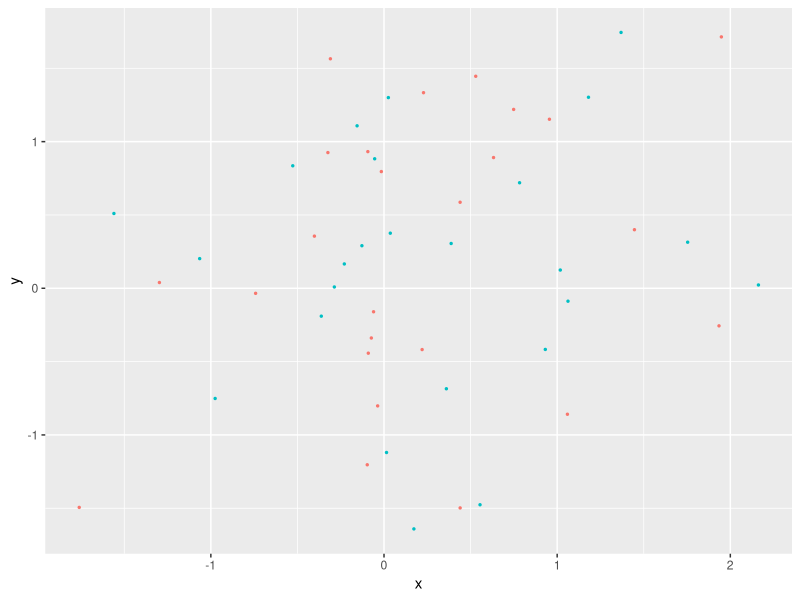
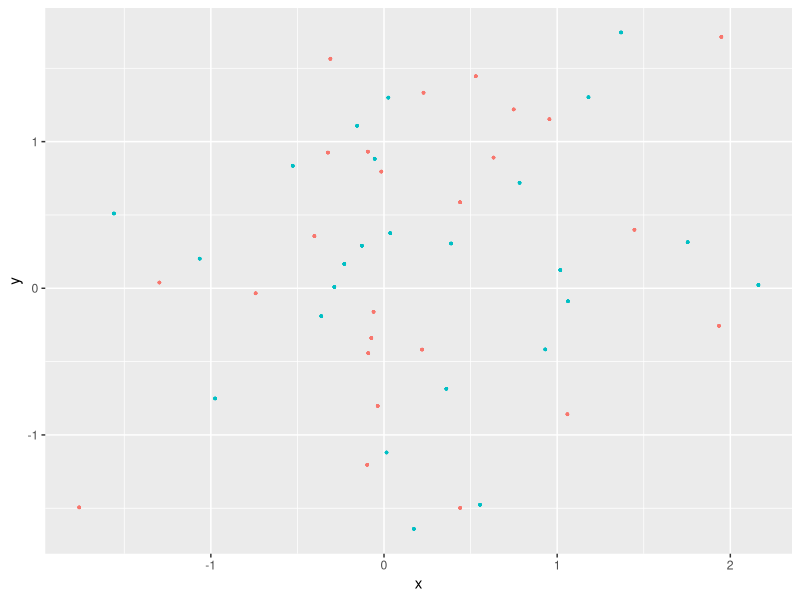
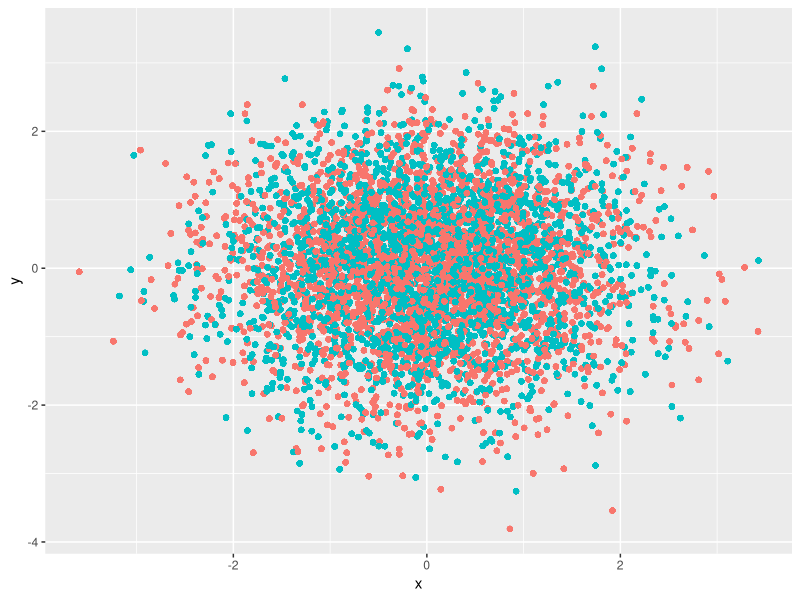
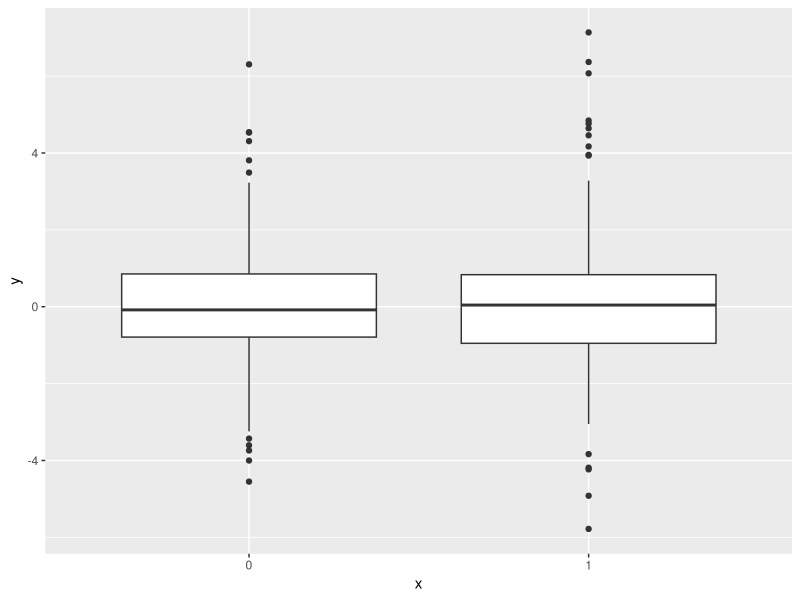
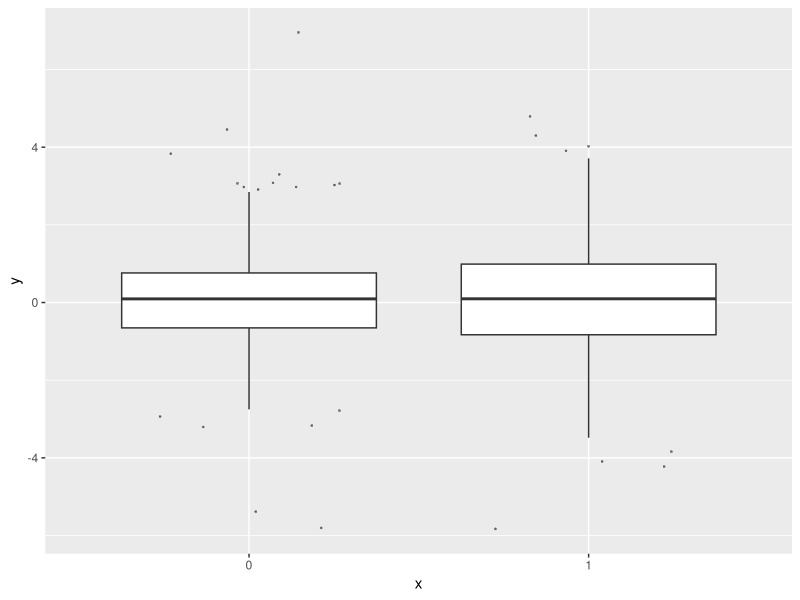
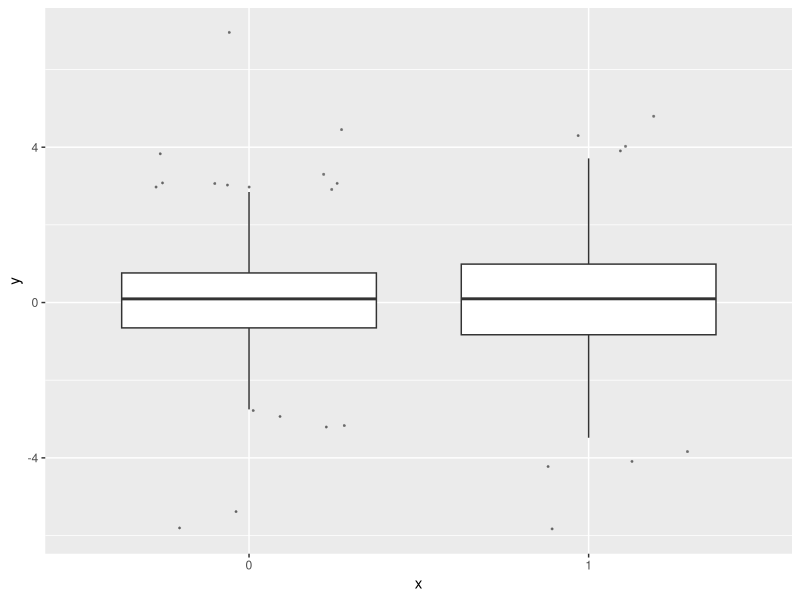
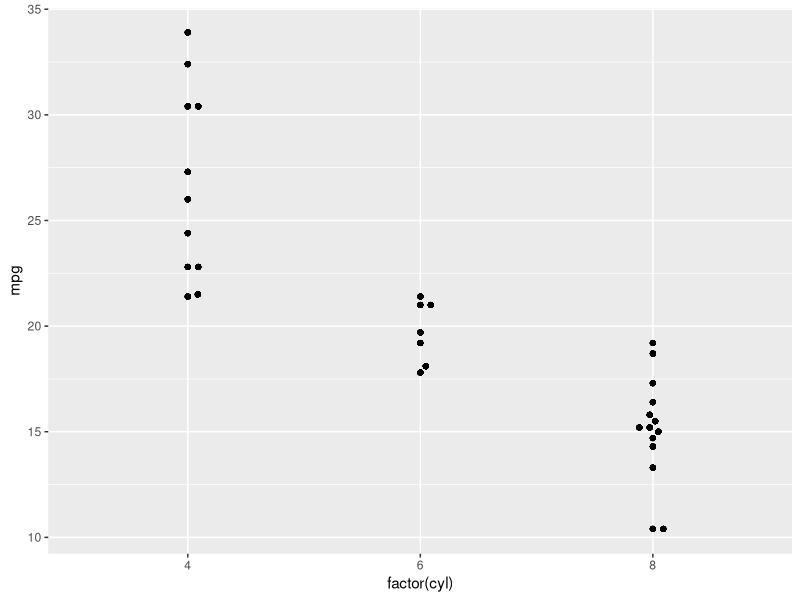
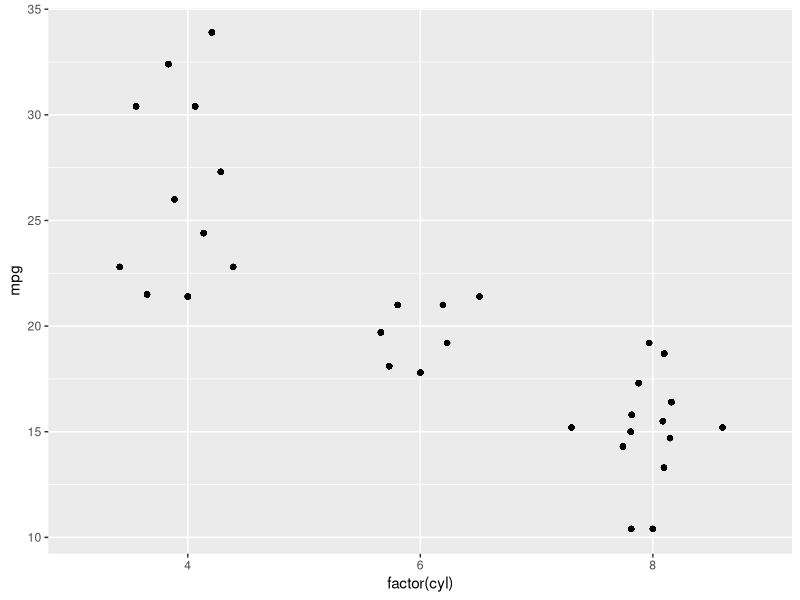

Reproduce these figures in R, in order.
## ---- chunk 1
knitr::opts_chunk$set(
  collapse = TRUE,
  comment = "#>"
)
## ---- chunk 2
library(ggplot2)
library(ggrastr)

points_num <- 50  
df <- data.frame(x=rnorm(points_num), y=rnorm(points_num), c=as.factor(1:points_num %% 2))
gg <- ggplot(df, aes(x=x, y=y, color=c)) + scale_color_discrete(guide=F)

gg_vec <- gg + geom_point(size=0.5)
print(gg_vec)
## ---- chunk 3
gg_rast <- gg + geom_point_rast(size=0.5)
print(gg_rast)
## ---- chunk 4
PrintFileSize <- function(gg, name) {
  invisible(ggsave('tmp.pdf', gg, width = 4, height = 4))
  cat(name, ': ', file.info('tmp.pdf')$size / 1024, ' Kb.\n', sep = '')
  unlink('tmp.pdf')
}

PrintFileSize(gg_rast, 'Raster')
PrintFileSize(gg_vec, 'Vector')
## ---- chunk 5
points_num <- 1000000
df <- data.frame(x=rnorm(points_num), y=rnorm(points_num), c=as.factor(1:points_num %% 2))
gg <- ggplot(df, aes(x=x, y=y, color=c)) + scale_color_discrete(guide=F)

gg_vec <- gg + geom_point(size=0.5)
gg_rast <- gg + geom_point_rast(size=0.5)

PrintFileSize(gg_rast, 'Raster')
PrintFileSize(gg_vec, 'Vector')
## ---- chunk 6
library(ggplot2)
library(ggrastr)

points_num <- 5000 
df <- data.frame(x=rnorm(points_num), y=rnorm(points_num), c=as.factor(1:points_num %% 2))
gg <- ggplot(df, aes(x=x, y=y, color=c)) + scale_color_discrete(guide=F)

gg_jitter_rast <- gg + geom_jitter_rast(raster.dpi = 600)
print(gg_jitter_rast)
## ---- chunk 7
library(ggplot2)
library(ggrastr)

coords <- expand.grid(1:500, 1:500)
coords$Value <- 1 / apply(as.matrix(coords), 1, function(x) sum((x - c(50, 50))^2)^0.01)
gg_tile_vec <- ggplot(coords) + geom_tile(aes(x=Var1, y=Var2, fill=Value))
gg_tile_rast <- ggplot(coords) + geom_tile_rast(aes(x=Var1, y=Var2, fill=Value))
## ---- chunk 8
PrintFileSize(gg_tile_rast, 'Raster')
PrintFileSize(gg_tile_vec, 'Vector')
## ---- chunk 9
library(ggplot2)
library(ggrastr)

points_num <- 500
df <- data.frame(x=as.factor(1:points_num %% 2), y=log(abs(rcauchy(points_num))))
gg <- ggplot(df, aes(x=x, y=y)) + scale_color_discrete(guide=F)

boxplot <- gg + geom_boxplot()
print(boxplot)
## ---- chunk 10
points_num <- 500
df <- data.frame(x=as.factor(1:points_num %% 2), y=log(abs(rcauchy(points_num))))
gg <- ggplot(df, aes(x=x, y=y)) + scale_color_discrete(guide=F)

gg_boxplot_jitter_vec <- gg + geom_boxplot_jitter(outlier.size=0.1, outlier.jitter.width = 0.3, outlier.alpha=0.5)
print(gg_boxplot_jitter_vec)
## ---- chunk 11
gg_boxplot_jitter_rast <- gg + geom_boxplot_jitter(outlier.size=0.1, outlier.jitter.width = 0.3, outlier.alpha=0.5, raster=TRUE, raster.dpi = 200)
print(gg_boxplot_jitter_rast)
## ---- chunk 12
PrintFileSize(gg_boxplot_jitter_rast, 'Raster')
PrintFileSize(gg_boxplot_jitter_vec, 'Vector')
## ---- chunk 13
library(ggplot2)
library(ggrastr)

ggplot(mtcars) + geom_beeswarm_rast(aes(x = factor(cyl), y = mpg), raster.dpi = 600, cex = 1.5)
## ---- chunk 14
library(ggplot2)
library(ggrastr)

ggplot(mtcars) + geom_quasirandom_rast(aes(x = factor(cyl), y = mpg), raster.dpi = 600)
## ---- chunk 15
points_num <- 10
df <- data.frame(x=rnorm(points_num), y=rnorm(points_num), c=as.factor(1:points_num %% 2))
ggplot(df, aes(x=x, y=y, color=c)) + geom_point_rast(size=0.5)
## ---- chunk 16
points_num <- 10
df <- data.frame(x=rnorm(points_num), y=rnorm(points_num), c=as.factor(1:points_num %% 2))
ggplot(df, aes(x=x, y=y, color=c)) + geom_point_rast(size=0.5, raster.width = 1)
